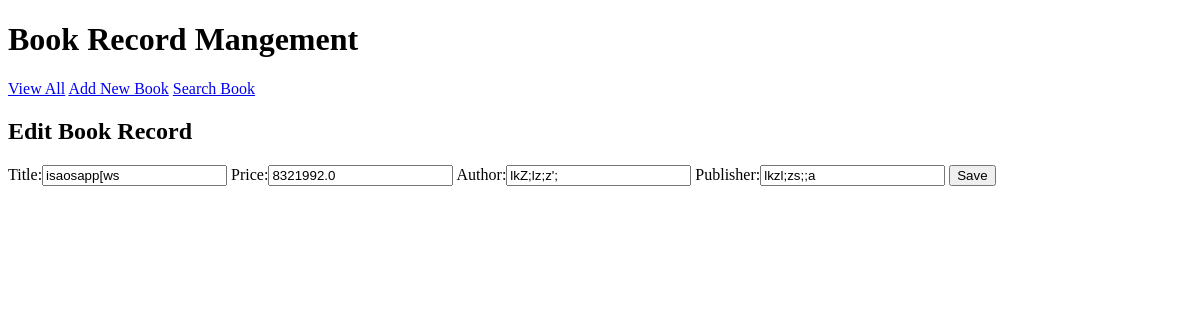
The app's page /BRMapp/edit-book?bookid=3, older data.
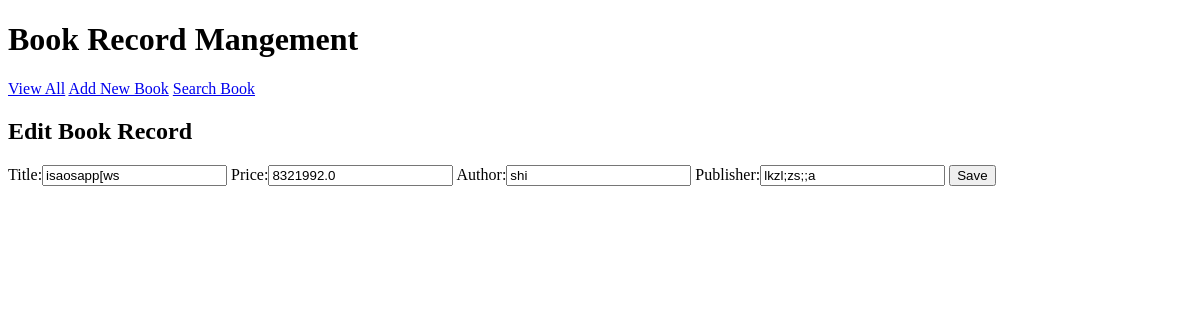
The same page, newer data.
### BRMapp/models.py (models this page shows, shortened)
class Book(models.Model):
    title = models.CharField(max_length=100)
    price = models.FloatField()
    author = models.CharField(max_length=100)
    publisher = models.CharField(max_length=100)

### BRMapp/views.py (the view)
# urls.py: path('edit-book',views.editBook),
def editBook(request):
     book = Book.objects.get(id=request.GET['bookid'])
     fields= {'title':book.title,'price':book.price,'author':book.author,'publisher':book.publisher}
     form = NewBookForm(initial=fields)
     res = render(request,'BRMapp/edit_book.html', {'form':form, 'book':book})
     return res

### BRMapp/forms.py
class NewBookForm(forms.Form):
    title  = forms.CharField(label="Title", max_length=100)
    price = forms.FloatField(label="Price")
    author = forms.CharField(label="Author")
    publisher = forms.CharField(label="Publisher")

### templates/BRMapp/edit_book.html (shortened to what this page needs)
<!DOCTYPE html>
{% load staticfiles%}
<html lang="en" dir="ltr">
  <head>
    <link rel="stylesheet" href="{% static 'css/BRMstyle.css' %}">
  </head>
  <body>
    <div id="header">
      <h1>Book Record Mangement</h1>
      <div id="nav">
        <a href="/BRMapp/view-books">View All</a>
        <a href="/BRMapp/new-book">Add New Book</a>
        <a href="/BRMapp/search-book">Search Book</a>
      </div>
    </div>
    <div id="main">
      <h2>Edit Book Record</h2>
      <form class="" action="/BRMapp/edit" method="post">
        {{form}}
        <input type="submit" name="" value="Save">
      </form>
    </div>
  </body>
</html>

Row changes from the older to the newer data that the page shows:
changed Book "isaosapp[ws": author "lkZ;lz;z';" → "shi"
